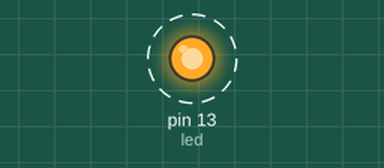
This sketch was run on a simulated Arduino Uno, built with avr-gcc and run on an emulated ATmega328P. Parts: output pins drawn as LEDs (lit = HIGH). Dashed ring = blinking.

Above: at 0.2 s.
Timing chart, 0 to 3.0 s (numbered marks = the images above):
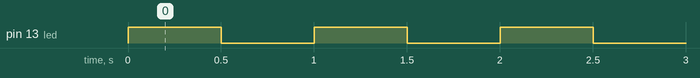

The sketch:

radiotx.ino
```cpp
/*
 * Hardware SPI:
 * MISO -> 12
 * MOSI -> 11
 * SCK -> 13
 *
 * Configurable:
 * CE -> 8
 * CSN -> 7
 */

#include <SPI.h>
#include <Mirf.h>
#include <nRF24L01.h>
#include <MirfHardwareSpiDriver.h>

int led = 13;
int data = 0;

void setup() {
  pinMode(led, OUTPUT);

  Mirf.spi = &MirfHardwareSpi;
  Mirf.init();
  Mirf.setRADDR((byte *)"serv1");
  Mirf.payload = sizeof(unsigned long);
  Mirf.config();


}

void loop() {

  data += 1;
  Mirf.setTADDR((byte *)"clie1");
  Mirf.send(data);

  digitalWrite(led, HIGH);
  delay(500);
  digitalWrite(led, LOW);
  delay(500);
}
```

Measured:
- by itself, pin 13 (led): alternates HIGH for 0.50 s and LOW for 0.50 s
